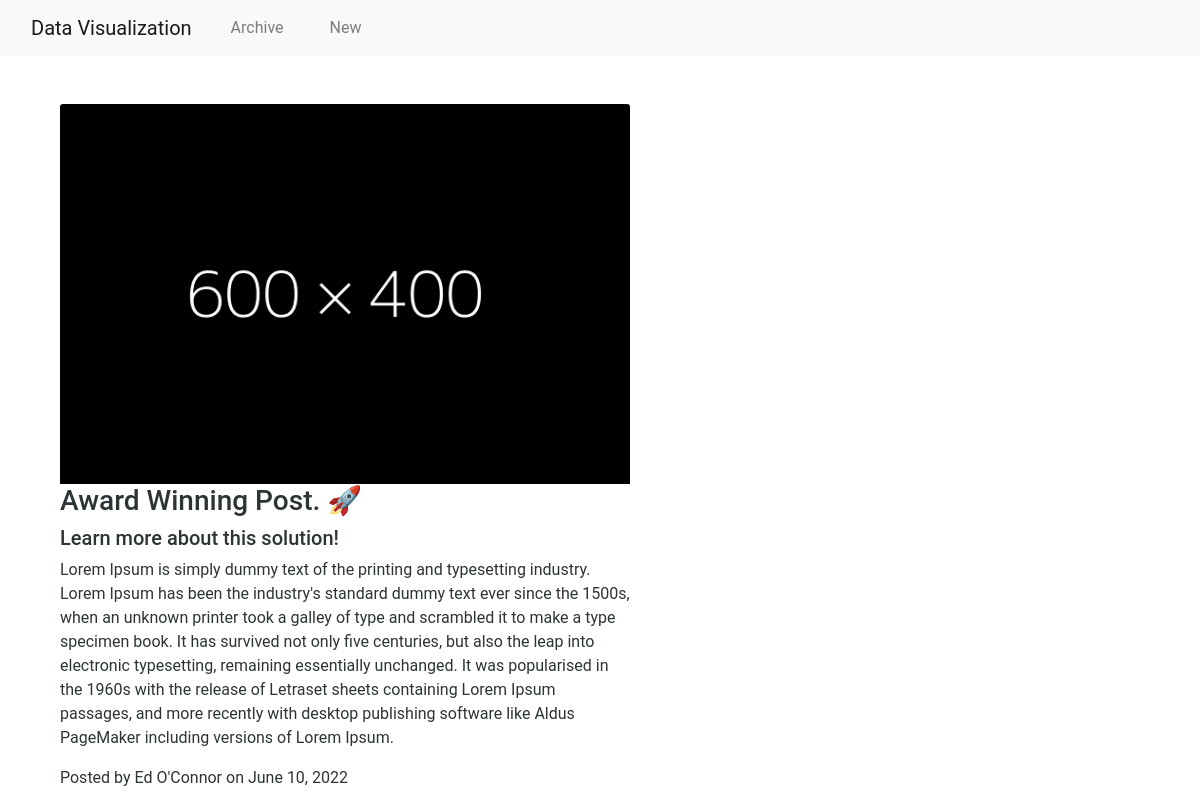
The app's page /post/2/ with its own data.
### app.py (models this page shows, shortened)
class Blogpost(db.Model):
    id = db.Column(db.Integer, primary_key=True)
    title = db.Column(db.String(50))
    subtitle = db.Column(db.String(50))
    author = db.Column(db.String(20))
    content = db.Column(db.Text)
    date_posted = db.Column(db.DateTime(timezone=True), server_default=func.now())

### app.py (the view)
@app.route("/post/<int:post_id>/")
def post(post_id):
    post = Blogpost.query.get_or_404(post_id)
    return render_template("post.html", post=post)

### templates/post.html (shortened to what this page needs)
{% extends 'base.html' %} {% block content %}
<div class="container mt-5" id="blog-container">
  <div class="col-md-12" id="blog-post">
    <img
          class="card-img-top"
          src="{{url_for('static',filename='image_' + post.id|string + '.png')}}"
          alt="img"
        />
      <h3>{{ post.title }}</h3>
      <h5>{{ post.subtitle }}</h5>
      <p>{{ post.content }}</p>
      <p class="card-text">
        Posted by {{ post.author }} on {{ post.date_posted.strftime('%B %d, %Y')
        }}
      </p>
    </div>
  </div>
  {% endblock %}

### static/style.css (style rules this page uses)
* { margin: 0; padding: 0; box-sizing: border-box; }
body { font-family: "Roboto", sans-serif; color: #2d3436; }
.container { margin-top: 25px; }
#blog-post { max-width: 50vw; align-items: center; }

### records on screen
Blogpost: title "Award Winning Post. 🚀", subtitle "Learn more about this solution!", content "Lorem Ipsum is simply dummy text of the printing and typesetting industry. Lorem Ipsum has been the industry's standard dummy text ever since the 1500s, when an unknown printer took a galley of type and scrambled it to make a type specimen book. It has survived not only five centuries, but also the leap into electronic typesetting, remaining essentially unchanged. It was popularised in the 1960s with the release of Letraset sheets containing Lorem Ipsum passages, and more recently with desktop publishing software like Aldus PageMaker including versions of Lorem Ipsum.", author "Ed O'Connor", date_posted "June 10, 2022"
